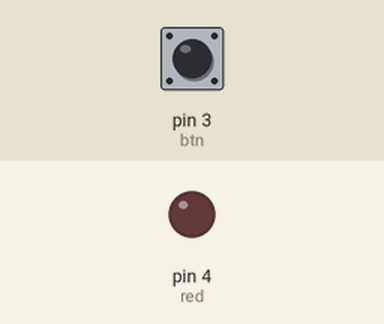
The sketch below on a simulated Arduino Uno, built with avr-gcc and run on an emulated ATmega328P. Parts: output pins drawn as LEDs (lit = HIGH). The test bench sets the inputs (shaded band); at power-on: pin 3 (btn) HIGH.

Above: at 1.2 s.
1.3 s: pin 3 (btn) pulled LOW for 0.15 s
At 1.37 s:
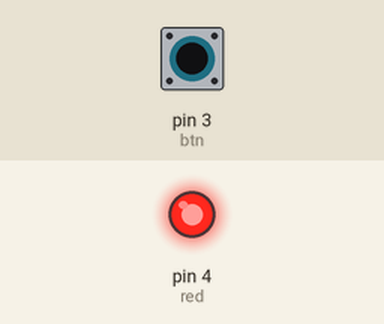
2.9 s: pin 3 (btn) pulled LOW for 3.2 s
At 6.9 s:
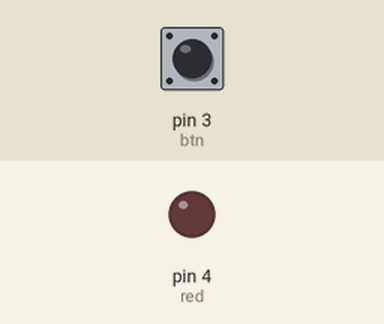
Timing chart, 0 to 8.4 s (numbered marks = the images above; inputs shaded):
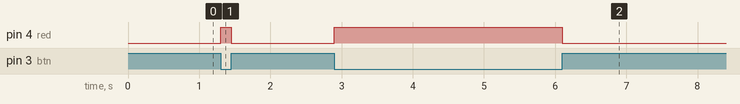

The sketch:

led.ino
```cpp
#define red 4
#define ylw 9
#define grn 8
#define btn 3

void setup (){
  pinMode(red,OUTPUT);
  pinMode(btn,INPUT_PULLUP);
}

void loop(){
  if (digitalRead (btn) == LOW){
    digitalWrite (red, HIGH);
  } else {
    digitalWrite(red,LOW);
  }
}
```

Measured:
- after the input at 1.3 s, pin 4 (red): LOW → HIGH at once, → LOW 0.15 s later
- after the input at 2.9 s, pin 4 (red): LOW → HIGH at once, → LOW 3.2 s later
